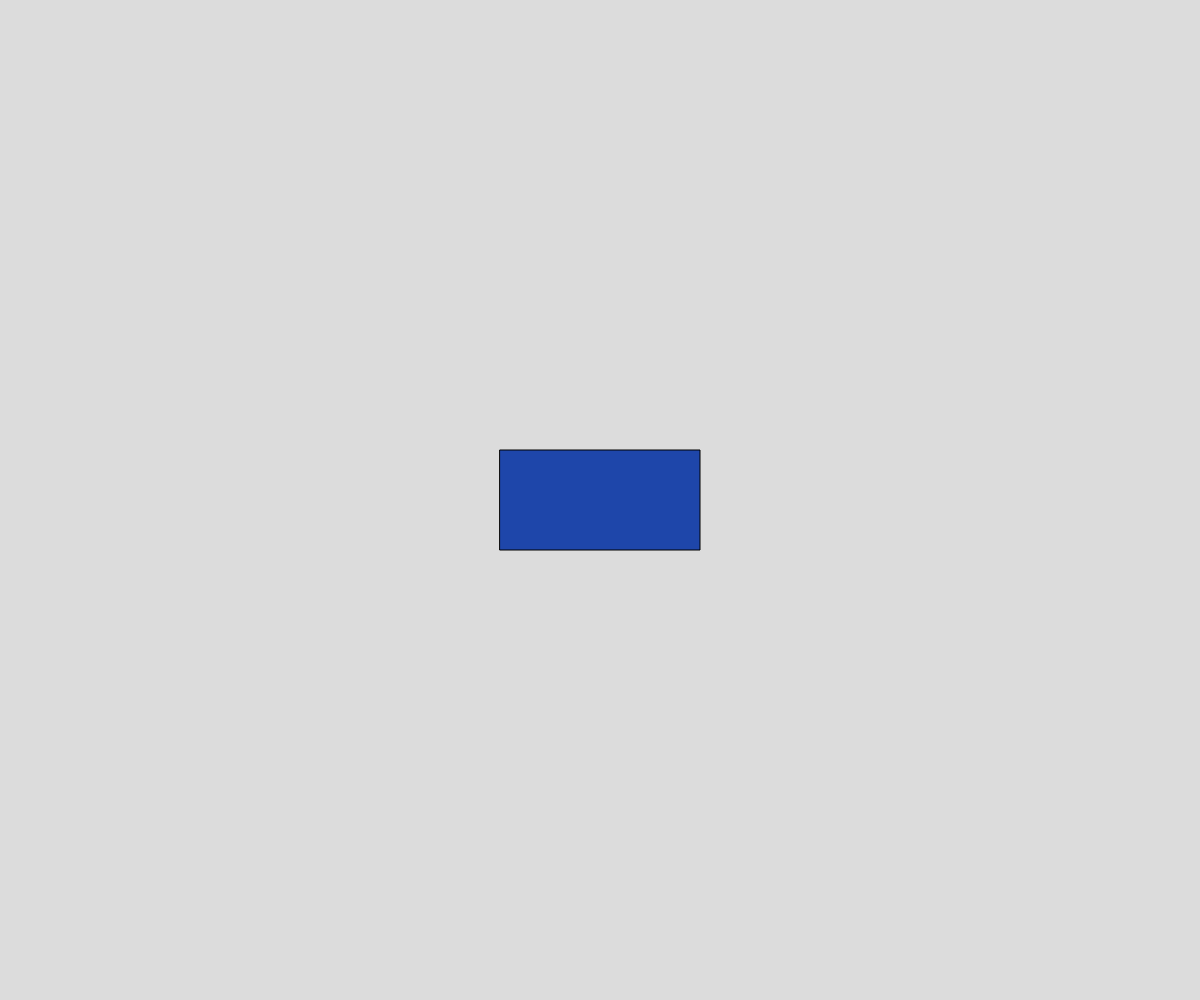
Frame 1 (no input)
Frame 60 (no input): identical to frame 1, image omitted
Frame 120 (the mouse pressed at the canvas centre since frame 60): identical to frame 1, image omitted

The p5.js sketch that drew this single still picture (run headless with seeded random() and noise() and a simulated clock; from frame 60 on, the mouse is pressed at the canvas centre):

// p5.js sketch
// ── sketch.js
// relocatable ractangles
// Tyler Lusher 
// Sept 27, 2023
// Hover Effect + MouseDrage objects

// Global Variables
let x, y, rHeight, rWidth; // (x,y) center references
let rRight, rLeft, rTop , rBottom; // edge positions
let mouseOver = false; // are we hovering over the rectangele?
let pickedUP = false; // are we currently moving the object?
let offX, offY; // do object doesn't snap to mouse 

function setup() {
  createCanvas(windowWidth, windowHeight);
  rectMode(CENTER); // can change anytime with rectMode(CORRNER)
  x = width/2; 
  y = height/2;
  rHeight = 100;
  rWidth = 200;

}

function updateEdgePositions(){
  // Updates right/left/top/bottom for our rest 
  rLeft = x - rWidth/2;
  rRight = y + rWidth/2;
  rTop = y - rHeight/2;
  rBottom = y + rHeight/2;

}

function drawRectangle(){
  // render rectangle and checks for mouse interactions 
  updateEdgePositions();
  print(rRight + ' ' + rLeft  + ' ' + rTop + ' ' + rBottom);

  // Are we in the region?
  if(mouseX > rLeft && mouseX < rRight && mouseY > rTop && mouseY < rBottom){
    fill(70,230,130);
    mouseOver = true;
  }
  else{
    fill(30,70,170);
    mouseOver = false;
  }

  if(pickedUP){
    x = mouseX - offX;
    y = mouseY - offY;
  }


  // draw rect
  rect(x,y,rWidth,rHeight);
}

function mousePressed(){
  if(mouseOver){
    pickedUP = true;
    offX = mouseX - x;
    offY = mouseY - y;
  }
}

function mouseReleased(){
  pickedUP = false;
}

function draw() {
  background(220);
  drawRectangle();
}
